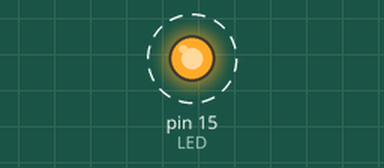
Recording of a sketch running on a simulated Arduino Uno, built with avr-gcc and run on an emulated ATmega328P. Shown: output pins drawn as LEDs (lit = HIGH). Dashed ring = blinking.

Above: at 0.2 s.
Timing chart, 0 to 5.8 s (numbered marks = the images above):
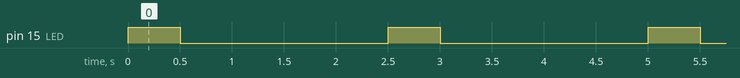

The sketch:

1Led_Blink.ino
```cpp
int LED = 15; // we have to declare our led here
void setup()
{
    pinMode(LED, OUTPUT);
}
void loop()
{
    digitalWrite(LED, HIGH);
    delay(500);
    digitalWrite(LED, LOW);
    delay(2000);
}

//1. In the void setup the command will be run for one time
//2. so the thing which we want to setup for the first time we should write here.
//3. As we have to tell the arduino we are working with PIN so we have to use pinMode.

//4. The pinMode(params, params) take two parameter which u are working and second is which type of signal OUTPUT or INPUT all must be in CAPS.
//5. In the void loop the thing which we want to excute multiple time or till a condition break it we should write here in the loop.

//6. As we have to send the signal to the pin to on it so we use digitalWrite(parms ,params).

//7. digitalWrite takes two parameters first which Led to on or off
//8. To ON the led use HIGH
//9. To OFF the led use LOW

//10. To put the delay in our program we have to use delay( milliseconds);
// 1 second is 1000 milliseconds
```

Measured:
- by itself, pin 15 (LED): alternates HIGH for 0.50 s and LOW for 2.0 s
